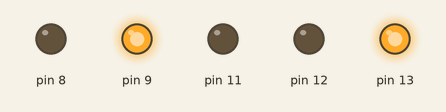
This sketch was run on a simulated Arduino Uno, built with avr-gcc and run on an emulated ATmega328P. Shown: output pins drawn as LEDs (lit = HIGH).

Above: at 1.0 s.
At 2.5 s:
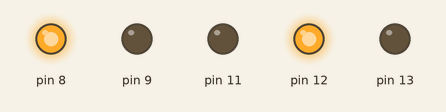
At 4.0 s:
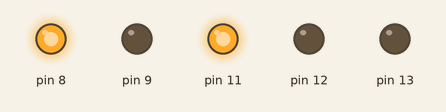
Timing chart, 0 to 6.5 s (numbered marks = the images above):
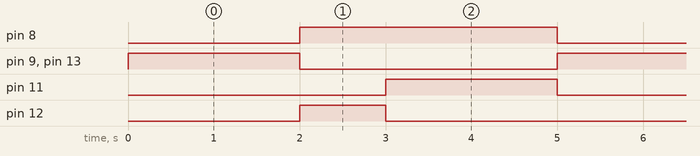

Measured:
- by itself, pin 8: alternates HIGH for 3.0 s and LOW for 2.0 s
- by itself, pin 9, pin 11, pin 13: alternates HIGH for 2.0 s and LOW for 3.0 s
- by itself, pin 12: alternates HIGH for 1.0 s and LOW for 4.0 s

The sketch:

traffic_light.ino
```cpp
//아두이노 LED 자동차 신호등 횡단보도 신호등

void setup() {
  // put your setup code here, to run once:
  pinMode(13,OUTPUT);
  pinMode(12,OUTPUT);
  pinMode(11,OUTPUT);

  pinMode(8,OUTPUT);
  pinMode(9,OUTPUT);
}

void loop() {
  // put your main code here, to run repeatedly:
  digitalWrite(13,HIGH);
  digitalWrite(9,HIGH);
  delay(2000);
  digitalWrite(13,LOW);
  digitalWrite(9,LOW);


  digitalWrite(12,HIGH);
  digitalWrite(8,HIGH);
  delay(1000);
  digitalWrite(12,LOW);


  digitalWrite(11,HIGH);
  delay(2000);
  digitalWrite(11,LOW);
  digitalWrite(8,LOW);

}
```
